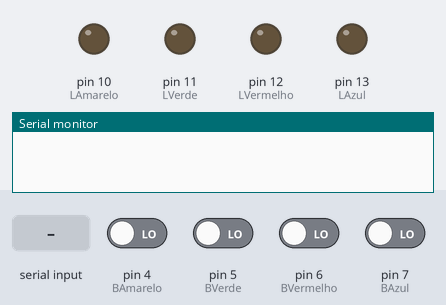
This sketch was run on a simulated Arduino Mega 2560, built with avr-gcc and run on an emulated ATmega2560. Shown: output pins drawn as LEDs (lit = HIGH), the last lines printed to the serial monitor. The test bench sets the inputs (shaded band); at power-on: pin 4 (BAmarelo), pin 5 (BVerde), pin 6 (BVermelho), pin 7 (BAzul) LOW.

Above: at 1.2 s.
1.3 s: "LAzul" received over the second serial link
At 3.3 s:
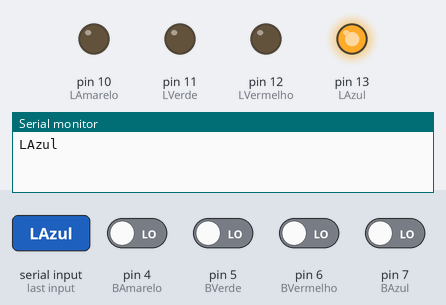
3.8 s: "LVermelho" received over the second serial link
At 5.2 s:
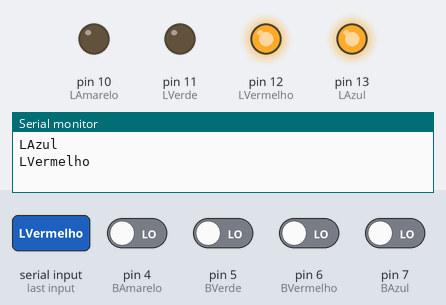
6.3 s: "LVerde" received over the second serial link
At 8.2 s:
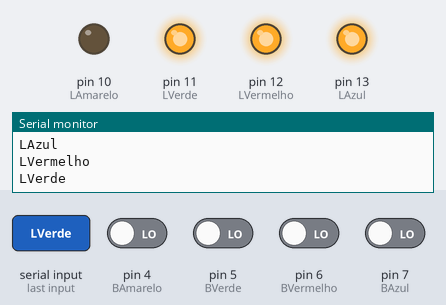
8.8 s: "LAzul" received over the second serial link
At 10.2 s:
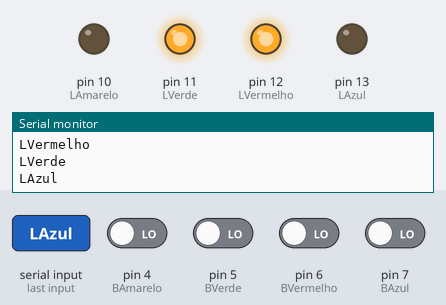
11.3 s: "LVermelho" received over the second serial link
At 13.3 s:
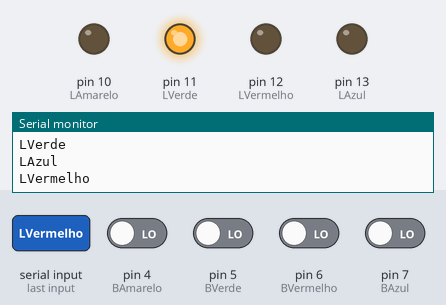
Timing chart, 0 to 14.8 s (numbered marks = the images above; inputs shaded):
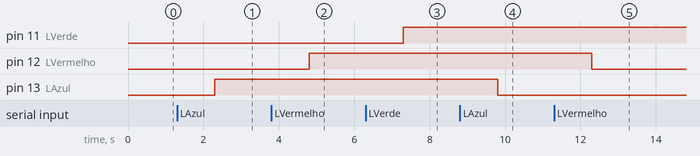

The sketch:

DriverArduino.ino
```cpp
#define LAzul 13
#define LVermelho 12
#define LVerde 11
#define LAmarelo 10

#define BAzul 7
#define BVermelho 6
#define BVerde 5
#define BAmarelo 4

#include <Adafruit_Sensor.h>
#include <Adafruit_MPU6050.h>
#include <Wire.h>

int estadoAzul = 0;
int estadoVermelho = 0;
int estadoVerde = 0;
int estadoAmarelo = 0;

int filtro = 0;

// Adafruit_MPU6050 mpu;

// void acelorometro(){
//   sensors_event_t a, g, temp;
//   mpu.getEvent(&a, &g, &temp);
//
//   /* Print out the values */
//   Serial.print("Acceleration X: ");
//   Serial.print(a.acceleration.x);
//   Serial.print(", Y: ");
//   Serial.print(a.acceleration.y);
//   Serial.print(", Z: ");
//   Serial.print(a.acceleration.z);
//   Serial.println(" m/s^2");
//
//   Serial.print("Rotation X: ");
//   Serial.print(g.gyro.x);
//   Serial.print(", Y: ");
//   Serial.print(g.gyro.y);
//   Serial.print(", Z: ");
//   Serial.print(g.gyro.z);
//   Serial.println(" rad/s");
//
//   Serial.print("Temperature: ");
//   Serial.print(temp.temperature);
//   Serial.println(" degC");
// }

void verificaBotao(int botao) {
  char nomeBotao[10];
  switch (botao) {
    case BAzul:
      strcpy(nomeBotao, "BAzul");
      break;
    case BVermelho:
      strcpy(nomeBotao, "BVermelho");
      break;
    case BVerde:
      strcpy(nomeBotao, "BVerde");
      break;
    case BAmarelo:
      strcpy(nomeBotao, "BAmarelo");
      break;
  }
  if (digitalRead(botao) == HIGH) {
    filtro++;
    if (filtro > 10) {
      Serial1.write(nomeBotao);
    }
  } else {
    filtro = 0;
  }
}

void setup() {
  Serial.begin(9600);
  Serial1.begin(38400);

  pinMode(BAzul, INPUT);
  pinMode(BVermelho, INPUT);
  pinMode(BVerde, INPUT);
  pinMode(BAmarelo, INPUT);

  pinMode(LAzul, OUTPUT);
  pinMode(LVermelho, OUTPUT);
  pinMode(LVerde, OUTPUT);
  pinMode(LAmarelo, OUTPUT);

  // if (!mpu.begin()) {
  //   Serial.println("Failed to find MPU6050 chip");
  //   while (1) {
  //     delay(10);
  //   }
  // }
  // Serial.println("MPU6050 Found!");
}

void loop() {
  //inicializacao do bluetooth
  if (Serial1.available() > 0) {
    String receber = Serial1.readString();
    Serial.println(receber);
    if (receber == "LAzul") {
      estadoAzul = !estadoAzul;
      digitalWrite(LAzul, estadoAzul);
    }
    if (receber == "LVermelho") {
      estadoVermelho = !estadoVermelho;
      digitalWrite(LVermelho, estadoVermelho);
    }
    if (receber == "LVerde") {
      estadoVerde = !estadoVerde;
      digitalWrite(LVerde, estadoVerde);
    }
    if (receber == "LAmarelo") {
      estadoAmarelo = !estadoAmarelo;
      digitalWrite(LVerde, estadoAmarelo);
    }

    //Verifica se os botoes foram pressionados
    verificaBotao(BAzul);
    verificaBotao(BVermelho);
    verificaBotao(BVerde);
    verificaBotao(BAmarelo);
  }

  if (Serial.available() > 0) {
    Serial1.write(Serial.read());
  }
}
```

Measured:
- after the input at 1.3 s, pin 13 (LAzul): LOW → HIGH after 1.0 s
- after the input at 3.8 s, pin 12 (LVermelho): LOW → HIGH after 1.0 s
- after the input at 6.3 s, pin 11 (LVerde): LOW → HIGH after 1.0 s
- after the input at 8.8 s, pin 13 (LAzul): HIGH → LOW after 1.0 s
- after the input at 11.3 s, pin 12 (LVermelho): HIGH → LOW after 1.0 s
